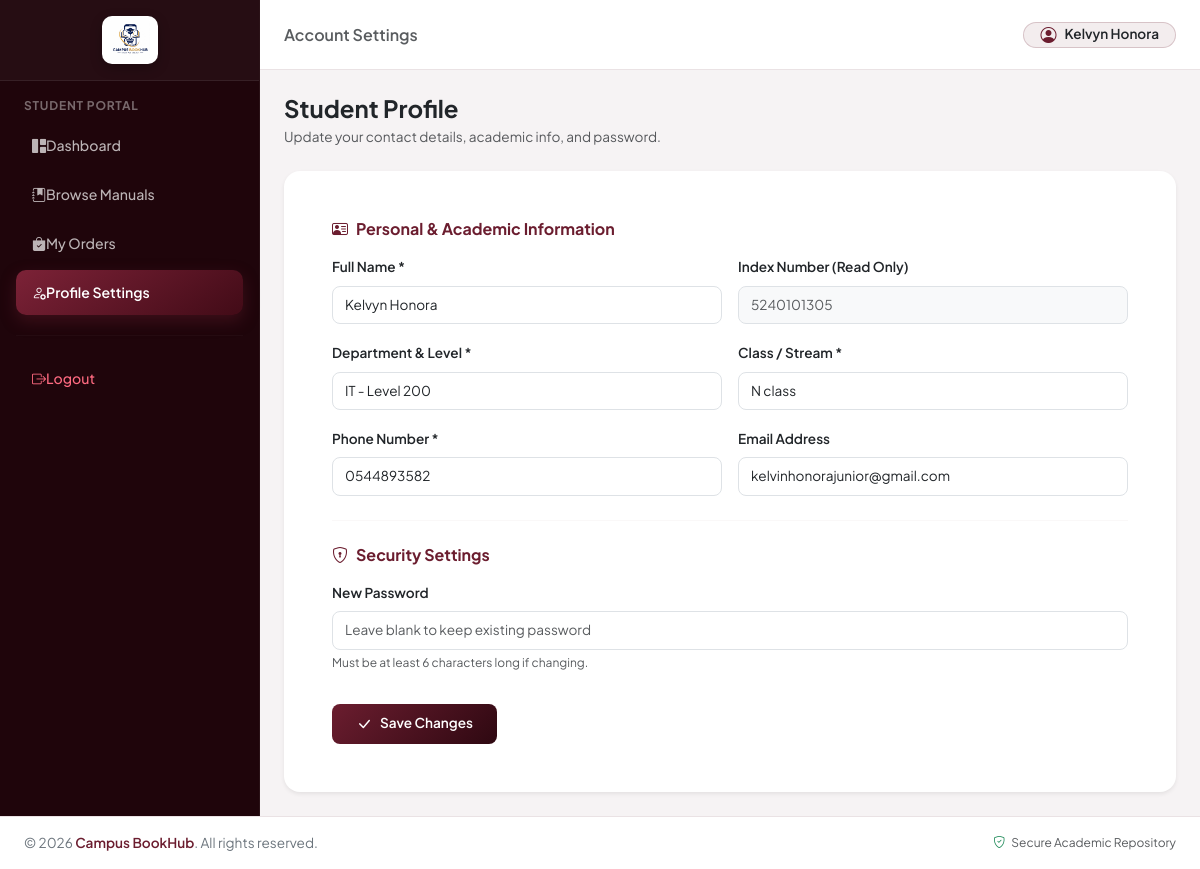
Screenshot of /student/profile.php (signed in) with the database file from the repository.
### tables this page shows
CREATE TABLE `students` (
  `student_id` int(11) NOT NULL,
  `fullname` varchar(100) NOT NULL,
  `index_number` varchar(50) NOT NULL,
  `departmentlevel` varchar(100) NOT NULL,
  `class` varchar(50) NOT NULL,
  `phone` varchar(20) NOT NULL,
  `email` varchar(100) DEFAULT NULL,
  `password` varchar(255) NOT NULL,
  `created_at` timestamp NOT NULL DEFAULT current_timestamp()
);

### student/profile.php (the view, shortened to what this page needs)
<?php
require_once '../includes/db.php';
$student_id = $_SESSION['user_id'];
$stmt = $conn->prepare("SELECT * FROM students WHERE student_id = ?");
$stmt->bind_param("i", $student_id);
$stmt->execute();
$student = $stmt->get_result()->fetch_assoc();
require_once '../includes/header.php';
?>
<div id="wrapper">
    <aside id="sidebar-wrapper">
        <div class="sidebar-brand-box px-3 py-3 text-center">
            <a href="dashboard.php" class="d-inline-block">
                <img src="../assets/images/logo.jpeg" alt="Campus BookHub Logo" class="sidebar-logo-img img-fluid">
            </a>
        </div>
        <div class="p-3">
            <small class="text-uppercase fw-bold px-2 mb-2 d-block fs-8" style="letter-spacing: 0.8px; color: rgba(255,255,255,0.4) !important;">
                Student Portal
            </small>
            <a href="dashboard.php" class="sidebar-link mb-1">
                <i class="bi bi-grid-1x2-fill me-2.5"></i> Dashboard
            </a>
            <a href="books.php" class="sidebar-link mb-1">
                <i class="bi bi-journal-bookmark-fill me-2.5"></i> Browse Manuals
            </a>
            <a href="my_orders.php" class="sidebar-link mb-1">
                <i class="bi bi-bag-check-fill me-2.5"></i> My Orders
            </a>
            <a href="profile.php" class="sidebar-link active mb-1">
                <i class="bi bi-person-gear me-2.5"></i> Profile Settings
            </a>
            <hr style="border-color: rgba(255,255,255,0.1); margin: 1.25rem 0;">
            <a href="../logout.php" class="sidebar-link text-danger mb-1" style="color: #ff6b81 !important;">
                <i class="bi bi-box-arrow-right me-2.5"></i> Logout
            </a>
        </div>
    </aside>
    <div id="page-content-wrapper">
        <nav class="navbar navbar-expand-lg top-navbar px-4">
            <div class="container-fluid p-0 d-flex align-items-center">
                <span class="navbar-brand fw-semibold text-muted fs-6 mb-0">Account Settings</span>
                <div class="d-flex align-items-center gap-2 ms-auto">
                    <div class="bg-wine-subtle border border-wine-subtle px-3 py-1.5 rounded-pill d-flex align-items-center gap-2">
                        <i class="bi bi-person-circle text-wine fs-6"></i>
                        <span class="fw-semibold text-dark fs-7"><?php echo htmlspecialchars($student['fullname']); ?></span>
                    </div>
                </div>
            </div>
        </nav>
        <main class="p-4">
            <div class="d-flex justify-content-between align-items-center mb-4">
                <div>
                    <h4 class="fw-bold text-dark mb-1">Student Profile</h4>
                    <p class="text-muted fs-7 mb-0">Update your contact details, academic info, and password.</p>
                </div>
            </div>
            <div class="card border-0 shadow-sm rounded-4 bg-white overflow-hidden">
                <div class="card-body p-4 p-md-5">
                    <form action="profile.php" method="POST">
                        <h6 class="fw-bold text-wine mb-3">
                            <i class="bi bi-person-vcard me-2"></i>Personal & Academic Information
                        </h6>
                        <div class="row g-3 mb-3">
                            <div class="col-md-6">
                                <label class="form-label fw-semibold fs-7 text-dark">Full Name *</label>
                                <input type="text" name="fullname" class="form-control rounded-3 py-2 fs-7" value="<?php echo htmlspecialchars($student['fullname']); ?>" required>
                            </div>
                            <div class="col-md-6">
                                <label class="form-label fw-semibold fs-7 text-dark">Index Number (Read Only)</label>
                                <input type="text" class="form-control rounded-3 bg-light py-2 fs-7 text-muted" value="<?php echo htmlspecialchars($student['index_number']); ?>" readonly>
                            </div>
                        </div>
                        <div class="row g-3 mb-3">
                            <div class="col-md-6">
                                <label class="form-label fw-semibold fs-7 text-dark">Department & Level *</label>
                                <input type="text" name="departmentlevel" class="form-control rounded-3 py-2 fs-7" value="<?php echo htmlspecialchars($student['departmentlevel']); ?>" required>
                            </div>
                            <div class="col-md-6">
                                <label class="form-label fw-semibold fs-7 text-dark">Class / Stream *</label>
                                <input type="text" name="class" class="form-control rounded-3 py-2 fs-7" value="<?php echo htmlspecialchars($student['class']); ?>" required>
                            </div>
                        </div>
                        <div class="row g-3 mb-4">
                            <div class="col-md-6">
                                <label class="form-label fw-semibold fs-7 text-dark">Phone Number *</label>
                                <input type="tel" name="phone" class="form-control rounded-3 py-2 fs-7" value="<?php echo htmlspecialchars($student['phone']); ?>" required>
                            </div>
                            <div class="col-md-6">
                                <label class="form-label fw-semibold fs-7 text-dark">Email Address</label>
                                <input type="email" name="email" class="form-control rounded-3 py-2 fs-7" value="<?php echo htmlspecialchars($student['email'] ?? ''); ?>">
                            </div>
                        </div>
                        <hr class="my-4" style="border-color: #eae2e4;">
                        <h6 class="fw-bold text-wine mb-3">
                            <i class="bi bi-shield-lock me-2"></i>Security Settings
                        </h6>
                        <div class="mb-4 style="max-width: 500px;">
                            <label class="form-label fw-semibold fs-7 text-dark">New Password</label>
                            <input type="password" name="new_password" class="form-control rounded-3 py-2 fs-7" placeholder="Leave blank to keep existing password">
                            <div class="form-text fs-8 text-muted mt-1">Must be at least 6 characters long if changing.</div>
                        </div>
                        <div class="pt-2">
                            <button type="submit" class="btn btn-wine px-4 py-2 rounded-3 fw-semibold fs-7 d-inline-flex align-items-center gap-2">
                                <i class="bi bi-check-lg fs-6"></i> Save Changes
                            </button>
                        </div>
                    </form>
                </div>
            </div>
        </main>
    </div>
</div>
<?php require_once '../includes/footer.php'; ?>

### assets/css/style.css (style rules this page uses)
:root { --cb-primary: #0A3D62; --cb-primary-hover: #072A44; --cb-secondary: #3498DB; --cb-success: #2ECC71; --cb-warning: #F39C12; --cb-danger: #E74C3C; --cb-bg: #F8F9FA; --cb-surface: #FFFFFF; --cb-border: #E9ECEF; --cb-text-dark: #1E293B; --cb-text-muted: #64748B; --cb-sidebar-width: 260px; --cb-navbar-height: 70px; }
body { font-family: 'Plus Jakarta Sans', 'Inter', -apple-system, BlinkMacSystemFont, sans-serif; background-color: var(--cb-bg); color: var(--cb-text-dark); }
.fs-7 { font-size: 0.85rem; }
.fs-8 { font-size: 0.75rem; }
#wrapper { overflow-x: hidden; }
#sidebar-wrapper { min-height: 100vh; width: var(--cb-sidebar-width); transition: margin 0.25s ease-out; }
.card { transition: transform 0.2s ease, box-shadow 0.2s ease; }

### includes/header.php (style rules this page uses)
:root { --wine-main: #6b1d2f; --wine-dark: #2e0811; --wine-light: #8e2b43; --wine-gradient: linear-gradient(135deg, #6b1d2f 0%, #2e0811 100%); --wine-gradient-card: linear-gradient(145deg, #7c2237 0%, #420b17 100%); --sidebar-bg: #1f050b; --font-family: 'Plus Jakarta Sans', sans-serif; --cb-navbar-height: 70px; }
body { font-family: var(--font-family); background-color: #f6f3f4; color: #2b2b2b; }
.text-wine { color: var(--wine-main) !important; }
.btn-wine { background: var(--wine-gradient); color: #ffffff; border: none; transition: all 0.25s ease; }

### student/profile.php (style rules this page uses)
:root { --wine-main: #6b1d2f; --wine-dark: #2e0811; --wine-light: #8e2b43; --wine-gradient: linear-gradient(135deg, #6b1d2f 0%, #2e0811 100%); --wine-gradient-card: linear-gradient(145deg, #7c2237 0%, #420b17 100%); --sidebar-bg: #1f050b; --font-family: 'Plus Jakarta Sans', sans-serif; }
body { font-family: var(--font-family); background-color: #f6f3f4; color: #2b2b2b; overflow-x: hidden; }
#wrapper { display: flex; width: 100%; min-height: 100vh; position: relative; }
#sidebar-wrapper { width: 260px; min-width: 260px; background: var(--sidebar-bg) !important; min-height: 100vh; border-right: 1px solid rgba(255, 255, 255, 0.05) !important; transition: all 0.3s cubic-bezier(0.4, 0, 0.2, 1); z-index: 1050; }
.sidebar-brand-box { background: rgba(255, 255, 255, 0.03); border-bottom: 1px solid rgba(255, 255, 255, 0.08); }
.sidebar-logo-img { max-height: 48px; object-fit: contain; background: #ffffff; padding: 4px 8px; border-radius: 10px; box-shadow: 0 4px 12px rgba(0,0,0,0.25); }
.sidebar-link { color: rgba(255, 255, 255, 0.7) !important; padding: 0.75rem 1rem; font-weight: 500; font-size: 0.88rem; border-radius: 10px !important; transition: all 0.25s ease; display: flex; align-items: center; text-decoration: none; }
.sidebar-link.active { background: var(--wine-gradient-card) !important; color: #ffffff !important; box-shadow: 0 6px 16px rgba(107, 29, 47, 0.4); font-weight: 600; }
#page-content-wrapper { flex: 1; width: 100%; min-width: 0; }
.top-navbar { background-color: #ffffff; border-bottom: 1px solid #eae2e4; height: 70px; }
.text-wine { color: var(--wine-main) !important; }
.bg-wine-subtle { background-color: rgba(107, 29, 47, 0.08) !important; color: var(--wine-main) !important; }
.border-wine-subtle { border-color: rgba(107, 29, 47, 0.2) !important; }
.btn-wine { background: var(--wine-gradient); color: #ffffff; border: none; transition: all 0.25s ease; }
@media (min-width: 1200px) { main { max-width: 1100px; margin-left: auto; margin-right: auto; } }

### rows the page displays
students: fullname "Kelvyn Honora", index_number "5240101305", departmentlevel "IT - Level 200", class "N class", phone "0544893582", email "kelvinhonorajunior@gmail.com"
